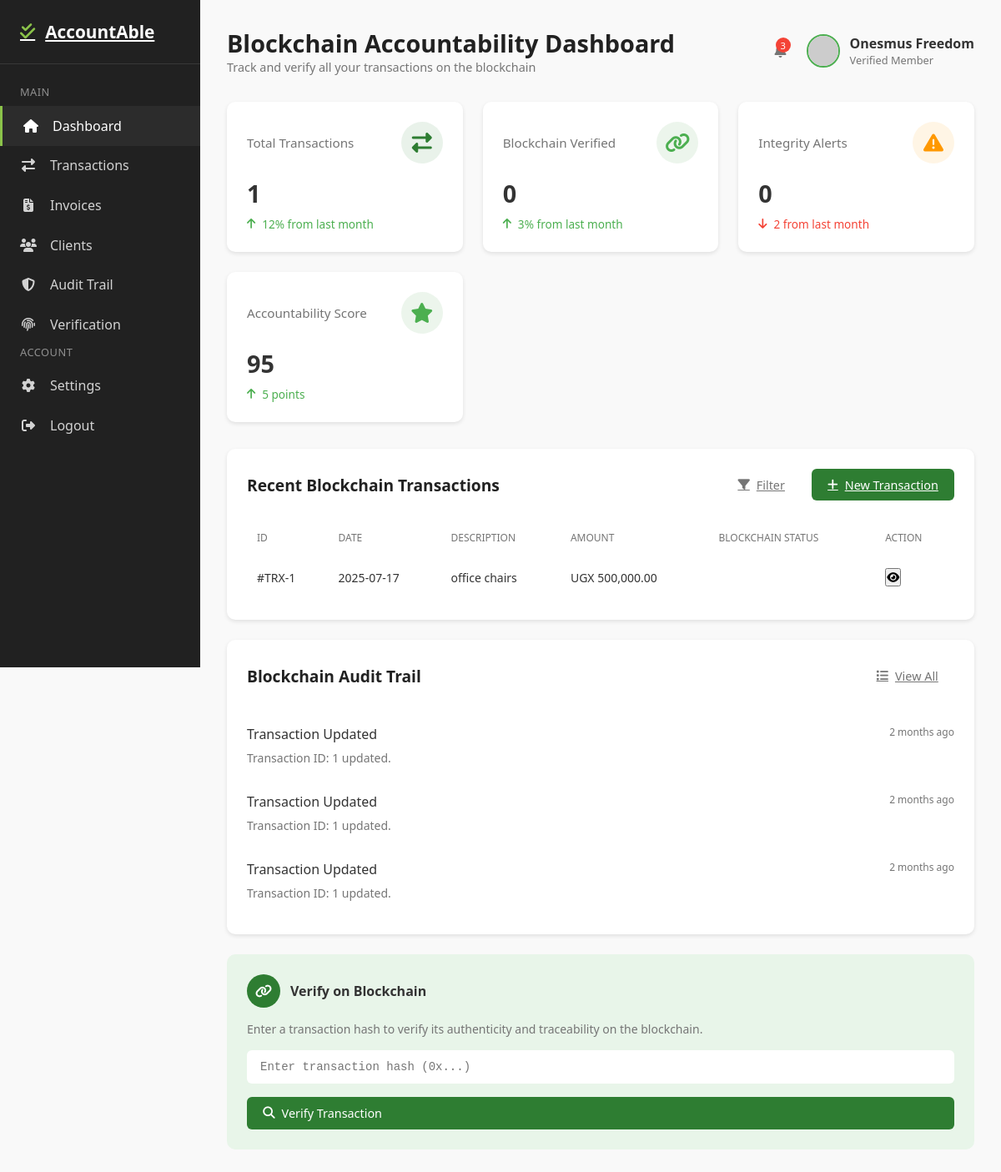
Screenshot of /udashboard.php (signed in) with the database file from the repository.
### tables this page shows
CREATE TABLE IF NOT EXISTS `users` (
  `user_id` int NOT NULL AUTO_INCREMENT,
  `full_name` varchar(50) NOT NULL,
  `email` varchar(75) NOT NULL,
  `phone_number` varchar(50) DEFAULT NULL,
  `password_hash` varchar(255) NOT NULL,
  `company_name` varchar(100) DEFAULT NULL,
  `user_role` varchar(15) DEFAULT 'Verified Member',
  `avatar_url` varchar(100) DEFAULT NULL,
  `two_factor_enabled` tinyint(1) DEFAULT '0',
  `blockchain_verification_enabled` tinyint(1) DEFAULT '1',
  `login_notifications_enabled` tinyint(1) DEFAULT '1',
  `default_currency` varchar(10) DEFAULT 'UGX',
  `timezone` varchar(100) DEFAULT 'Africa/Kampala',
  `language` varchar(5) DEFAULT 'en',
  `auto_lock_enabled` tinyint(1) DEFAULT '0',
  `created_at` timestamp NULL DEFAULT CURRENT_TIMESTAMP,
  `updated_at` timestamp NULL DEFAULT CURRENT_TIMESTAMP ON UPDATE CURRENT_TIMESTAMP,
  PRIMARY KEY (`user_id`),
  UNIQUE KEY `email` (`email`),
  KEY `idx_users_email` (`email`)
);

CREATE TABLE IF NOT EXISTS `transactions` (
  `transaction_id` int NOT NULL AUTO_INCREMENT,
  `user_id` int NOT NULL,
  `client_id` int DEFAULT NULL,
  `transaction_date` date NOT NULL,
  `description` text,
  `category` varchar(100) DEFAULT NULL,
  `amount` decimal(18,2) NOT NULL,
  `currency` varchar(10) NOT NULL,
  `transaction_type` enum('Income','Expense','Transfer') NOT NULL,
  `blockchain_status` enum('Verified','Pending','Failed') DEFAULT 'Pending',
  `blockchain_hash` varchar(255) DEFAULT NULL,
  `created_at` timestamp NULL DEFAULT CURRENT_TIMESTAMP,
  `updated_at` timestamp NULL DEFAULT CURRENT_TIMESTAMP ON UPDATE CURRENT_TIMESTAMP,
  PRIMARY KEY (`transaction_id`),
  UNIQUE KEY `blockchain_hash` (`blockchain_hash`(191)),
  KEY `client_id` (`client_id`),
  KEY `idx_transactions_user_id` (`user_id`),
  KEY `idx_transactions_date` (`transaction_date`)
);

CREATE TABLE IF NOT EXISTS `audittrail` (
  `audit_id` int NOT NULL AUTO_INCREMENT,
  `user_id` int DEFAULT NULL,
  `activity_title` varchar(255) NOT NULL,
  `activity_description` text,
  `activity_type` enum('Transactions','User Actions','System Events','Invoices','Clients') NOT NULL,
  `activity_status` enum('Verified','Pending','Failed','Success') DEFAULT 'Success',
  `timestamp` timestamp NULL DEFAULT CURRENT_TIMESTAMP,
  `ip_address` varchar(45) DEFAULT NULL,
  `device_info` varchar(255) DEFAULT NULL,
  `blockchain_hash` varchar(255) DEFAULT NULL,
  PRIMARY KEY (`audit_id`),
  UNIQUE KEY `blockchain_hash` (`blockchain_hash`(191)),
  KEY `idx_audit_trail_user_id` (`user_id`),
  KEY `idx_audit_trail_timestamp` (`timestamp`)
);

### udashboard.php (the view, shortened to what the rows shown need)
<?php
require_once 'db_connect.php';
require_once 'User.php';
class Transaction {
    private $pdo;
    public function __construct(PDO $pdo) {
        $this->pdo = $pdo;
    }
    public function getTransactions(
        $userId,
        $limit = 10,
        $offset = 0,
        $searchTerm = '',
        $statusFilter = '',
        $typeFilter = '',
        $clientFilter = 0
    ) {
        $entries = [];
        $total = 0;
        try {
            $sql = "SELECT t.*, c.client_name
                    FROM Transactions t
                    LEFT JOIN Clients c ON t.client_id = c.client_id
                    WHERE t.user_id = :user_id";
            $params = [':user_id' => $userId];
            if (!empty($statusFilter)) {
                $sql .= " AND t.blockchain_status = :status_filter";
                $params[':status_filter'] = $statusFilter;
            }
            $countSql = "SELECT COUNT(*) FROM (" . $sql . ") AS subquery";
            $countStmt = $this->pdo->prepare($countSql);
            $countStmt->execute($params);
            $total = $countStmt->fetchColumn();
            $sql .= " ORDER BY t.transaction_date DESC, t.created_at DESC LIMIT :limit OFFSET :offset";
            $params[':limit'] = $limit;
            $params[':offset'] = $offset;
            $stmt = $this->pdo->prepare($sql);
            $stmt->execute($params);
            $entries = $stmt->fetchAll();
        } catch (PDOException $e) {
            error_log("Error fetching transactions: " . $e->getMessage());
        }
        return ['entries' => $entries, 'total' => $total];
    }
}
class AuditTrail {
    private $pdo;
    public function __construct(PDO $pdo) {
        $this->pdo = $pdo;
    }
    public function getAuditTrailEntries(
        $userId,
        $limit,
        $offset = 0,
        $searchTerm = '',
        $activityTypeFilter = '',
        $activityStatusFilter = ''
    ) {
        $entries = [];
        $total = 0;
        try {
            $sql = "SELECT at.*, u.full_name AS user_name
                    FROM AuditTrail at
                    LEFT JOIN Users u ON at.user_id = u.user_id
                    WHERE at.user_id = :user_id";
            $params = [':user_id' => $userId];
            $countSql = "SELECT COUNT(*) FROM (" . $sql . ") AS subquery";
            $countStmt = $this->pdo->prepare($countSql);
            $countStmt->execute($params);
            $total = $countStmt->fetchColumn();
            $sql .= " ORDER BY at.timestamp DESC LIMIT :limit OFFSET :offset";
            $params[':limit'] = $limit;
            $params[':offset'] = $offset;
            $stmt = $this->pdo->prepare($sql);
            $stmt->execute($params);
            $entries = $stmt->fetchAll();
        } catch (PDOException $e) {
            error_log("Error fetching audit trail entries: " . $e->getMessage());
        }
        return ['entries' => $entries, 'total' => $total];
    }
    public function formatTimeAgo($timestamp) {
        try {
            $dateTime = new DateTime($timestamp);
            $now = new DateTime();
            $interval = $now->diff($dateTime);
            if ($interval->y > 0) {
                return $interval->y . ' year' . ($interval->y > 1 ? 's' : '') . ' ago';
            } elseif ($interval->m > 0) {
                return $interval->m . ' month' . ($interval->m > 1 ? 's' : '') . ' ago';
            } elseif ($interval->d >= 7) {
                $weeks = floor($interval->d / 7);
                return $weeks . ' week' . ($weeks > 1 ? 's' : '') . ' ago';
            } elseif ($interval->d > 0) {
                return $interval->d . ' day' . ($interval->d > 1 ? 's' : '') . ' ago';
            } elseif ($interval->h > 0) {
                return $interval->h . ' hour' . ($interval->h > 1 ? 's' : '') . ' ago';
            } elseif ($interval->i > 0) {
                return $interval->i . ' minute' . ($interval->i > 1 ? 's' : '') . ' ago';
            } else {
                return 'Just now';
            }
        } catch (Exception $e) {
            error_log("Error formatting time ago: " . $e->getMessage());
            return $timestamp;
        }
    }
}
$userHandler = new User($pdo);
$auditTrailHandler = new AuditTrail($pdo);
$transactionHandler = new Transaction($pdo);
$userId = $_SESSION['user_id'];
$currentUser = $userHandler->getUserById($userId);
$recentTransactionsData = $transactionHandler->getTransactions($userId, 5);
$recentTransactions = $recentTransactionsData['entries'];
$recentAuditTrailData = $auditTrailHandler->getAuditTrailEntries($userId, 3, 0);
$recentAuditTrail = $recentAuditTrailData['entries'];
?>
<!DOCTYPE html>
<html lang="en">
<head>
    <link rel="stylesheet" href="https://cdnjs.cloudflare.com/ajax/libs/font-awesome/6.4.0/css/all.min.css">
</head>
<body>
    <main class="main-content">
        <header class="dashboard-header">
            <div class="page-title">
                <h1>Blockchain Accountability Dashboard</h1>
            </div>
            <div class="user-menu">
                <div class="user-profile">
                    <div>
                        <div class="user-name"><?php echo htmlspecialchars($currentUser['full_name']); ?></div>
                        <div class="user-role"><?php echo htmlspecialchars($currentUser['user_role']); ?></div>
                    </div>
                </div>
            </div>
        </header>
        <section class="content-grid">
            <div class="card">
                <div class="card-header">
                    <h2 class="card-title">Recent Blockchain Transactions</h2>
                </div>
                <table class="transaction-table">
                    <thead>
                        <tr>
                            <th>ID</th>
                            <th>Date</th>
                            <th>Description</th>
                            <th>Amount</th>
                            <th>Blockchain Status</th>
                            <th>Action</th>
                        </tr>
                    </thead>
                    <tbody>
                        <?php if (!empty($recentTransactions)): ?>
                            <?php foreach ($recentTransactions as $transaction): ?>
                                <tr>
                                    <td>#TRX-<?php echo htmlspecialchars($transaction['transaction_id']); ?></td>
                                    <td><?php echo htmlspecialchars($transaction['transaction_date']); ?></td>
                                    <td><?php echo htmlspecialchars($transaction['description']); ?></td>
                                    <td>UGX <?php echo htmlspecialchars(number_format($transaction['amount'], 2)); ?></td>
                                    <td>
                                        <span class="transaction-status status-<?php echo htmlspecialchars($transaction['blockchain_status']); ?>">
                                        </span>
                                    </td>
                                    <td>
                                        <button class="action-btn view-transaction-btn" data-id="<?php echo htmlspecialchars($transaction['transaction_id']); ?>" title="View Transaction">
                                            <i class="fas fa-eye"></i>
                                        </button>
                                    </td>
                                </tr>
                            <?php endforeach; ?>
                        <?php else: ?>
                            <tr>
                                <td colspan="6" style="text-align: center; color: var(--gray-color);">No recent transactions found.</td>
                            </tr>
                        <?php endif; ?>
                    </tbody>
                </table>
            </div>
            <div class="right-column">
                <div class="card">
                    <div class="card-header">
                        <h2 class="card-title">Blockchain Audit Trail</h2>
                    </div>
                    <ul class="audit-list">
                        <?php if (!empty($recentAuditTrail)): ?>
                            <?php foreach ($recentAuditTrail as $entry): ?>
                                <li class="audit-item">
                                    <div class="audit-header">
                                        <div class="audit-title"><?php echo htmlspecialchars($entry['activity_title']); ?></div>
                                        <div class="audit-time"><?php echo htmlspecialchars($auditTrailHandler->formatTimeAgo($entry['timestamp'])); ?></div>
                                    </div>
                                    <div class="audit-desc">
                                        <?php echo htmlspecialchars($entry['activity_description']); ?>
                                    </div>
                                </li>
                            <?php endforeach; ?>
                        <?php else: ?>
                            <li style="text-align: center; padding: 10px; color: var(--gray-color);">No recent audit entries.</li>
                        <?php endif; ?>
                    </ul>
                </div>
            </div>
        </section>
    </main>
</body>
</html>

### rows the page displays
users: full_name "Onesmus Freedom", user_role "Verified Member"
transactions: transaction_id "1", transaction_date "2025-07-17", description "office chairs", amount "500,000.00"
audittrail: activity_title "Transaction Updated", timestamp "2 months ago", activity_description "Transaction ID: 1 updated."
audittrail: activity_title "Transaction Updated", timestamp "2 months ago", activity_description "Transaction ID: 1 updated."
audittrail: activity_title "Transaction Updated", timestamp "2 months ago", activity_description "Transaction ID: 1 updated."

### other values shown
$totalTransactionsCount "1"
$verifiedTransactionsCount "0"
$integrityAlertsCount "0"
$accountabilityScore "95"
